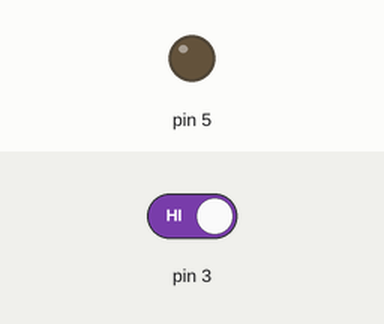
Recording of a sketch running on a simulated Arduino Uno, built with avr-gcc and run on an emulated ATmega328P. On the bench: output pins drawn as LEDs (lit = HIGH). The test bench sets the inputs (shaded band); at power-on: pin 3 HIGH.

Above: at 1.2 s.
1.3 s: pin 3 driven LOW
At 1.6 s:
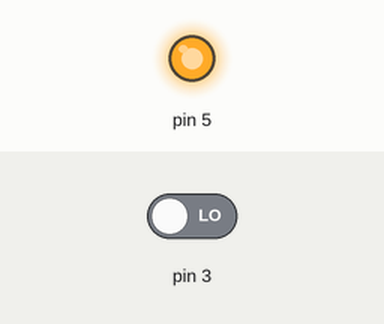
2.8 s: pin 3 driven HIGH
At 4.0 s:
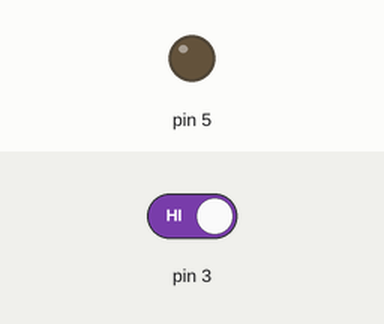
Timing chart, 0 to 5.8 s (numbered marks = the images above; inputs shaded):
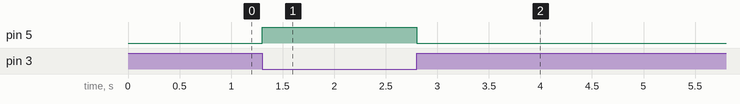

The sketch:

_04_BUTTON.ino
```cpp
//Initialisierungsfunktion, die aufgerufen wird wenn das Board neu startet
void setup() {
  //Pin-3 als Input setzten
  pinMode(3, INPUT);
  //Pin-5 als Output setzten
  pinMode(5, OUTPUT);
}

//Dauerschleife, welche die ganze Zeit läuft
void loop() {

  //Überprüfen ob Helligkeit über Maximaler Helligkeit (255)
  if(digitalRead(3) == LOW){
    //LED einschalten
    digitalWrite(5, HIGH);
  } else{
    //LED ausschalten
    digitalWrite(5, LOW);
  }
}
```

Measured:
- after the input at 1.3 s, pin 5: LOW → HIGH at once
- after the input at 2.8 s, pin 5: HIGH → LOW at once
